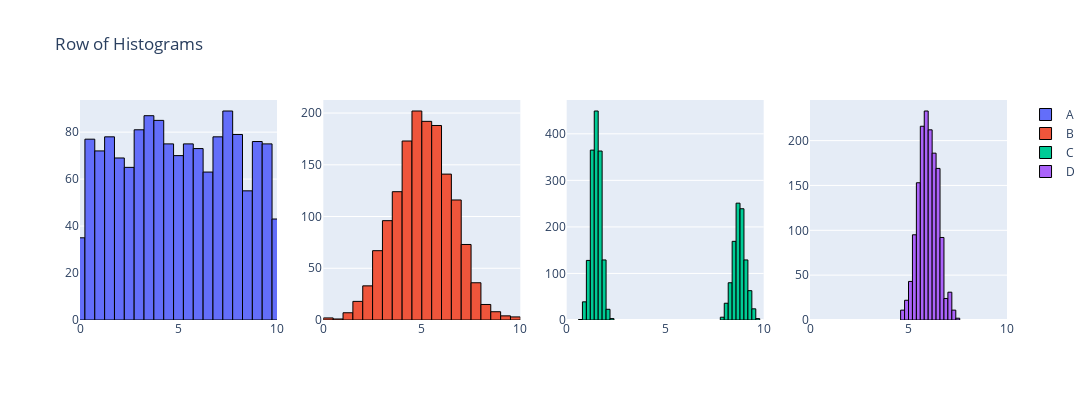

Notebook cell for this chart:
### Markdown cell above
from scipy import stats
import plotly.graph_objects as go
from plotly.subplots import make_subplots
import numpy as np

n = 1500
data1 = stats.uniform.rvs(0, 10, size=n)
data2 = stats.norm.rvs(5, 1.5, size=n)
data3 = np.r_[stats.norm.rvs(2, 0.25, size=int(n/2)), stats.norm.rvs(8, 0.5, size=int(n/2))]
data4 = stats.norm.rvs(6, 0.5, size=n)

fig = make_subplots(rows=1, cols=4)

fig.add_trace(go.Histogram(x=data1, name='A', nbinsx=30, marker=dict(line=dict(color='black', width=1))), row=1, col=1)
fig.add_trace(go.Histogram(x=data2, name='B', nbinsx=15, marker=dict(line=dict(color='black', width=1))), row=1, col=2)
fig.add_trace(go.Histogram(x=data3, name='C', nbinsx=45, marker=dict(line=dict(color='black', width=1))), row=1, col=3)
fig.add_trace(go.Histogram(x=data4, name='D', nbinsx=15, marker=dict(line=dict(color='black', width=1))), row=1, col=4)

fig.update_layout(height=300, width=750, title_text="Row of Histograms")
fig.update_xaxes(title_text="A", row=1, col=1)
fig.update_xaxes(title_text="B", row=1, col=2)
fig.update_xaxes(title_text="C", row=1, col=3)
fig.update_xaxes(title_text="D", row=1, col=4)
fig.update_xaxes(range=[-0.5, 10.5])

for trace in fig.data:
    trace.xbins = dict(start=0, end=10)
    
# This code was produced by just making requests to Microsoft Copilot
# https://github.com/pointOfive/stat130chat130/blob/main/CHATLOG/wk3/COP/SLS/0001_concise_makeAplotV1.md

fig.show() # USE `fig.show(renderer="png")` FOR ALL GitHub and MarkUs SUBMISSIONS

### Code cell
from scipy import stats
import plotly.graph_objects as go
from plotly.subplots import make_subplots
import numpy as np

n=1500
data1 = stats.uniform.rvs(0, 10, size=n)
data2 = stats.norm.rvs(5, 1.5, size=n)
data3 = np.r_[stats.norm.rvs(1.5, 0.25, size=n), stats.norm.rvs(8.75, 0.33, size=1000)]
data4 = stats.norm.rvs(6, 0.5, size=n)

fig = make_subplots(rows=1, cols=4)

fig.add_trace(go.Histogram(x=data1, name='A', nbinsx=30, marker=dict(line=dict(color='black', width=1))), row=1, col=1)
fig.add_trace(go.Histogram(x=data2, name='B', nbinsx=30, marker=dict(line=dict(color='black', width=1))), row=1, col=2)
fig.add_trace(go.Histogram(x=data3, name='C', nbinsx=50, marker=dict(line=dict(color='black', width=1))), row=1, col=3)
fig.add_trace(go.Histogram(x=data4, name='D', nbinsx=20, marker=dict(line=dict(color='black', width=1))), row=1, col=4)

fig.update_layout(height=400, width=1200, title_text="Row of Histograms")
fig.update_xaxes(range=[0, 10])

fig.show()

### Figure 1 — Plotly figure (JSON) as saved in the notebook; plotly's stock layout.template omitted (floating-point values rounded to 4 significant figures; data arrays with more than 128 entries replaced by an {"elided": "..."} marker saying what was removed)
{"data": [{"marker": {"line": {"color": "black", "width": 1}}, "name": "A", "nbinsx": 30, "type": "histogram", "x": {"elided": "1500 float values"}, "xaxis": "x", "yaxis": "y"}, {"marker": {"line": {"color": "black", "width": 1}}, "name": "B", "nbinsx": 30, "type": "histogram", "x": {"elided": "1500 float values"}, "xaxis": "x2", "yaxis": "y2"}, {"marker": {"line": {"color": "black", "width": 1}}, "name": "C", "nbinsx": 50, "type": "histogram", "x": {"elided": "2500 float values"}, "xaxis": "x3", "yaxis": "y3"}, {"marker": {"line": {"color": "black", "width": 1}}, "name": "D", "nbinsx": 20, "type": "histogram", "x": {"elided": "1500 float values"}, "xaxis": "x4", "yaxis": "y4"}], "layout": {"height": 400, "title": {"text": "Row of Histograms"}, "width": 1200, "xaxis": {"anchor": "y", "domain": [0, 0.2125], "range": [0, 10]}, "xaxis2": {"anchor": "y2", "domain": [0.2625, 0.475], "range": [0, 10]}, "xaxis3": {"anchor": "y3", "domain": [0.525, 0.7375], "range": [0, 10]}, "xaxis4": {"anchor": "y4", "domain": [0.7875, 1], "range": [0, 10]}, "yaxis": {"anchor": "x", "domain": [0, 1]}, "yaxis2": {"anchor": "x2", "domain": [0, 1]}, "yaxis3": {"anchor": "x3", "domain": [0, 1]}, "yaxis4": {"anchor": "x4", "domain": [0, 1]}}}
